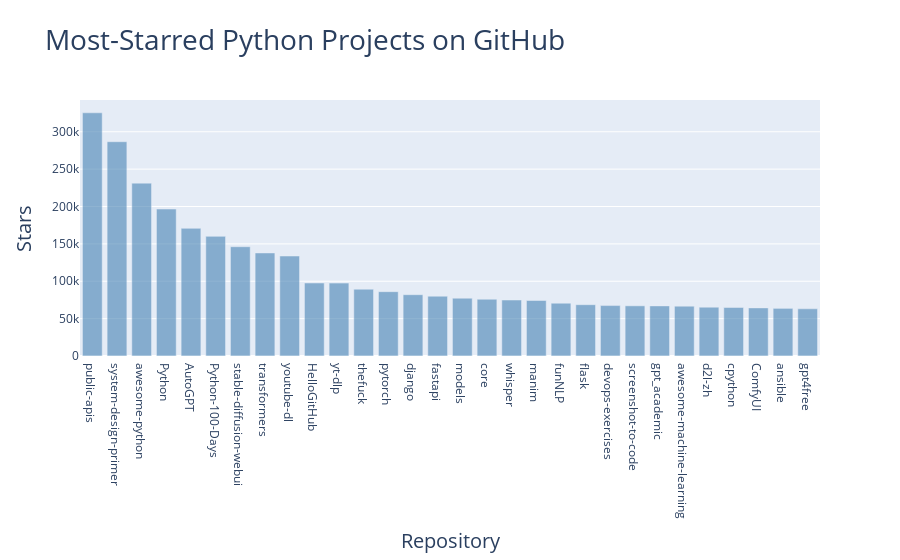

The notebook cell this image was saved under:
### Markdown cell above
## Customizing Marker Colors

In Plotly, traces represent individual collections of data points on a chart, and you can customize them using the `update_traces()` method. To modify the appearance of the bars, we change their color to a darker shade of blue using `'SteelBlue'`, a named CSS color. We also adjust the bars’ transparency by setting the `opacity` parameter to `0.6`. This makes the bars slightly see-through, enhancing the visual appeal and readability of overlapping elements. The `marker_` prefix allows fine-tuning of properties like color, opacity, and size for visual elements on the chart.

### Code cell
fig.update_layout(title_font_size=28, xaxis_title_font_size=20,
 yaxis_title_font_size=20)
fig.update_traces(marker_color='SteelBlue', marker_opacity=0.6)
fig.show()

### Figure 1 — Plotly figure (JSON) as saved in the notebook; plotly's stock layout.template omitted (floating-point values rounded to 4 significant figures)
{"data": [{"alignmentgroup": "True", "hovertemplate": "<b>%{hovertext}</b><br><br>Repository=%{x}<br>Stars=%{y}<extra></extra>", "hovertext": ["public-apis: A collective list of free APIs", "system-design-primer: Learn how to design large-scale systems. Prep for the system design interview.  Includes Anki flashcards.", "awesome-python: An opinionated list of awesome Python frameworks, libraries, software and resources.", "Python: All Algorithms implemented in Python", "AutoGPT: AutoGPT is the vision of accessible AI for everyone, to use and to build on. Our mission is to provide the tools, so that you can focus on what matters.", "Python-100-Days: Python - 100天从新手到大师", "stable-diffusion-webui: Stable Diffusion web UI", "transformers: 🤗 Transformers: State-of-the-art Machine Learning for Pytorch, TensorFlow, and JAX.", "youtube-dl: Command-line program to download videos from YouTube.com and other video sites", "HelloGitHub: :octocat: 分享 GitHub 上有趣、入门级的开源项目。Share interesting, entry-level open source projects on GitHub.", "yt-dlp: A feature-rich command-line audio/video downloader", "thefuck: Magnificent app which corrects your previous console command.", "pytorch: Tensors and Dynamic neural networks in Python with strong GPU acceleration", "django: The Web framework for perfectionists with deadlines.", "fastapi: FastAPI framework, high performance, easy to learn, fast to code, ready for production", "models: Models and examples built with TensorFlow", "core: :house_with_garden: Open source home automation that puts local control and privacy first.", "whisper: Robust Speech Recognition via Large-Scale Weak Supervision", "manim: Animation engine for explanatory math videos", "funNLP: 中英文敏感词、语言检测、中外手机/电话归属地/运营商查询、名字推断性别、手机号抽取、身份证抽取、邮箱抽取、中日文人名库、中文缩写库、拆字词典、词汇情感值、停用词、反动词表、暴恐词表、繁简体转换、英文模拟中文发音、汪峰歌词生成器、职业名称词库、同义词库、反义词库、否定词库、汽车品牌词库、汽车零件词库、连续英文切割、各种中文词向量、公司名字大全、古诗词库、IT词库、财经词库、成语词库、地名词库、历史名人词库、诗词词库、医学词库、饮食词库、法律词库、汽车词库、动物词库、中文聊天语料、中文谣言数据、百度中文问答数据集、句子相似度匹配算法集合、bert资源、文本生成&摘要相关工具、cocoNLP信息抽取工具、国内电话号码正则匹配、清华大学XLORE:中英文跨语言百科知识图谱、清华大学人工智能技术系列报告、自然语言生成、NLU太难了系列、自动对联数据及机器人、用户名黑名单列表、罪名法务名词及分类模型、微信公众号语料、cs224n深度学习自然语言处理课程、中文手写汉字识别、中文自然语言处理 语料/数据集、变量命名神器、分词语料库+代码、任务型对话英文数据集、ASR 语音数据集 + 基于深度学习的中文语音识别系统、笑声检测器、Microsoft多语言数字/单位/如日期时间识别包、中华新华字典数据库及api(包括常用歇后语、成语、词语和汉字)、文档图谱自动生成、SpaCy 中文模型、Common Voice语音识别数据集新版、神经网络关系抽取、基于bert的命名实体识别、关键词(Keyphrase)抽取包pke、基于医疗领域知识图谱的问答系统、基于依存句法与语义角色标注的事件三元组抽取、依存句法分析4万句高质量标注数据、cnocr：用来做中文OCR的Python3包、中文人物关系知识图谱项目、中文nlp竞赛项目及代码汇总、中文字符数据、speech-aligner: 从“人声语音”及其“语言文本”产生音素级别时间对齐标注的工具、AmpliGraph: 知识图谱表示学习(Python)库：知识图谱概念链接预测、Scattertext 文本可视化(python)、语言/知识表示工具：BERT & ERNIE、中文对比英文自然语言处理NLP的区别综述、Synonyms中文近义词工具包、HarvestText领域自适应文本挖掘工具（新词发现-情感分析-实体链接等）、word2word：(Python)方便易用的多语言词-词对集：62种语言/3,564个多语言对、语音识别语料生成工具：从具有音频/字幕的在线视频创建自动语音识别(ASR)语料库、构建医疗实体识别的模型（包含词典和语料标注）、单文档非监督的关键词抽取、Kashgari中使用gpt-2语言模型、开源的金融投资数据提取工具、文本自动摘要库TextTeaser: 仅支持英文、人民日报语料处理工具集、一些关于自然语言的基本模型、基于14W歌曲知识库的问答尝试--功能包括歌词接龙and已知歌词找歌曲以及歌曲歌手歌词三角关系的问答、基于Siamese bilstm模型的相似句子判定模型并提供训练数据集和测试数据集、用Transformer编解码模型实现的根据Hacker News文章标题自动生成评论、用BERT进行序列标记和文本分类的模板代码、LitBank：NLP数据集——支持自然语言处理和计算人文学科任务的100部带标记英文小说语料、百度开源的基准信息抽取系统、虚假新闻数据集、Facebook: LAMA语言模型分析，提供Transformer-XL/BERT/ELMo/GPT预训练语言模型的统一访问接口、CommonsenseQA：面向常识的英文QA挑战、中文知识图谱资料、数据及工具、各大公司内部里大牛分享的技术文档 PDF 或者 PPT、自然语言生成SQL语句（英文）、中文NLP数据增强（EDA）工具、英文NLP数据增强工具 、基于医药知识图谱的智能问答系统、京东商品知识图谱、基于mongodb存储的军事领域知识图谱问答项目、基于远监督的中文关系抽取、语音情感分析、中文ULMFiT-情感分析-文本分类-语料及模型、一个拍照做题程序、世界各国大规模人名库、一个利用有趣中文语料库 qingyun 训练出来的中文聊天机器人、中文聊天机器人seqGAN、省市区镇行政区划数据带拼音标注、教育行业新闻语料库包含自动文摘功能、开放了对话机器人-知识图谱-语义理解-自然语言处理工具及数据、中文知识图谱：基于百度百科中文页面-抽取三元组信息-构建中文知识图谱、masr: 中文语音识别-提供预训练模型-高识别率、Python音频数据增广库、中文全词覆盖BERT及两份阅读理解数据、ConvLab：开源多域端到端对话系统平台、中文自然语言处理数据集、基于最新版本rasa搭建的对话系统、基于TensorFlow和BERT的管道式实体及关系抽取、一个小型的证券知识图谱/知识库、复盘所有NLP比赛的TOP方案、OpenCLaP：多领域开源中文预训练语言模型仓库、UER：基于不同语料+编码器+目标任务的中文预训练模型仓库、中文自然语言处理向量合集、基于金融-司法领域(兼有闲聊性质)的聊天机器人、g2pC：基于上下文的汉语读音自动标记模块、Zincbase 知识图谱构建工具包、诗歌质量评价/细粒度情感诗歌语料库、快速转化「中文数字」和「阿拉伯数字」、百度知道问答语料库、基于知识图谱的问答系统、jieba_fast 加速版的jieba、正则表达式教程、中文阅读理解数据集、基于BERT等最新语言模型的抽取式摘要提取、Python利用深度学习进行文本摘要的综合指南、知识图谱深度学习相关资料整理、维基大规模平行文本语料、StanfordNLP 0.2.0：纯Python版自然语言处理包、NeuralNLP-NeuralClassifier：腾讯开源深度学习文本分类工具、端到端的封闭域对话系统、中文命名实体识别：NeuroNER vs. BertNER、新闻事件线索抽取、2019年百度的三元组抽取比赛：“科学空间队”源码、基于依存句法的开放域文本知识三元组抽取和知识库构建、中文的GPT2训练代码、ML-NLP - 机器学习(Machine Learning)NLP面试中常考到的知识点和代码实现、nlp4han:中文自然语言处理工具集(断句/分词/词性标注/组块/句法分析/语义分析/NER/N元语法/HMM/代词消解/情感分析/拼写检查、XLM：Facebook的跨语言预训练语言模型、用基于BERT的微调和特征提取方法来进行知识图谱百度百科人物词条属性抽取、中文自然语言处理相关的开放任务-数据集-当前最佳结果、CoupletAI - 基于CNN+Bi-LSTM+Attention 的自动对对联系统、抽象知识图谱、MiningZhiDaoQACorpus - 580万百度知道问答数据挖掘项目、brat rapid annotation tool: 序列标注工具、大规模中文知识图谱数据：1.4亿实体、数据增强在机器翻译及其他nlp任务中的应用及效果、allennlp阅读理解:支持多种数据和模型、PDF表格数据提取工具 、 Graphbrain：AI开源软件库和科研工具，目的是促进自动意义提取和文本理解以及知识的探索和推断、简历自动筛选系统、基于命名实体识别的简历自动摘要、中文语言理解测评基准，包括代表性的数据集&基准模型&语料库&排行榜、树洞 OCR 文字识别 、从包含表格的扫描图片中识别表格和文字、语声迁移、Python口语自然语言处理工具集(英文)、 similarity：相似度计算工具包，java编写、海量中文预训练ALBERT模型 、Transformers 2.0 、基于大规模音频数据集Audioset的音频增强 、Poplar：网页版自然语言标注工具、图片文字去除，可用于漫画翻译 、186种语言的数字叫法库、Amazon发布基于知识的人-人开放领域对话数据集 、中文文本纠错模块代码、繁简体转换 、 Python实现的多种文本可读性评价指标、类似于人名/地名/组织机构名的命名体识别数据集 、东南大学《知识图谱》研究生课程(资料)、. 英文拼写检查库 、 wwsearch是企业微信后台自研的全文检索引擎、CHAMELEON：深度学习新闻推荐系统元架构 、 8篇论文梳理BERT相关模型进展与反思、DocSearch：免费文档搜索引擎、 LIDA：轻量交互式对话标注工具 、aili - the fastest in-memory index in the East 东半球最快并发索引 、知识图谱车音工作项目、自然语言生成资源大全 、中日韩分词库mecab的Python接口库、中文文本摘要/关键词提取、汉字字符特征提取器 (featurizer)，提取汉字的特征（发音特征、字形特征）用做深度学习的特征、中文生成任务基准测评 、中文缩写数据集、中文任务基准测评 - 代表性的数据集-基准(预训练)模型-语料库-baseline-工具包-排行榜、PySS3：面向可解释AI的SS3文本分类器机器可视化工具 、中文NLP数据集列表、COPE - 格律诗编辑程序、doccano：基于网页的开源协同多语言文本标注工具 、PreNLP：自然语言预处理库、简单的简历解析器，用来从简历中提取关键信息、用于中文闲聊的GPT2模型：GPT2-chitchat、基于检索聊天机器人多轮响应选择相关资源列表(Leaderboards、Datasets、Papers)、(Colab)抽象文本摘要实现集锦(教程 、词语拼音数据、高效模糊搜索工具、NLP数据增广资源集、微软对话机器人框架 、 GitHub Typo Corpus：大规模GitHub多语言拼写错误/语法错误数据集、TextCluster：短文本聚类预处理模块 Short text cluster、面向语音识别的中文文本规范化、BLINK：最先进的实体链接库、BertPunc：基于BERT的最先进标点修复模型、Tokenizer：快速、可定制的文本词条化库、中文语言理解测评基准，包括代表性的数据集、基准(预训练)模型、语料库、排行榜、spaCy 医学文本挖掘与信息提取 、 NLP任务示例项目代码集、 python拼写检查库、chatbot-list - 行业内关于智能客服、聊天机器人的应用和架构、算法分享和介绍、语音质量评价指标(MOSNet, BSSEval, STOI, PESQ, SRMR)、 用138GB语料训练的法文RoBERTa预训练语言模型 、BERT-NER-Pytorch：三种不同模式的BERT中文NER实验、无道词典 - 有道词典的命令行版本，支持英汉互查和在线查询、2019年NLP亮点回顾、 Chinese medical dialogue data 中文医疗对话数据集 、最好的汉字数字(中文数字)-阿拉伯数字转换工具、 基于百科知识库的中文词语多词义/义项获取与特定句子词语语义消歧、awesome-nlp-sentiment-analysis - 情感分析、情绪原因识别、评价对象和评价词抽取、LineFlow：面向所有深度学习框架的NLP数据高效加载器、中文医学NLP公开资源整理 、MedQuAD：(英文)医学问答数据集、将自然语言数字串解析转换为整数和浮点数、Transfer Learning in Natural Language Processing (NLP) 、面向语音识别的中文/英文发音辞典、Tokenizers：注重性能与多功能性的最先进分词器、CLUENER 细粒度命名实体识别 Fine Grained Named Entity Recognition、 基于BERT的中文命名实体识别、中文谣言数据库、NLP数据集/基准任务大列表、nlp相关的一些论文及代码, 包括主题模型、词向量(Word Embedding)、命名实体识别(NER)、文本分类(Text Classificatin)、文本生成(Text Generation)、文本相似性(Text Similarity)计算等，涉及到各种与nlp相关的算法，基于keras和tensorflow 、Python文本挖掘/NLP实战示例、 Blackstone：面向非结构化法律文本的spaCy pipeline和NLP模型通过同义词替换实现文本“变脸” 、中文 预训练 ELECTREA 模型: 基于对抗学习 pretrain Chinese Model 、albert-chinese-ner - 用预训练语言模型ALBERT做中文NER 、基于GPT2的特定主题文本生成/文本增广、开源预训练语言模型合集、多语言句向量包、编码、标记和实现：一种可控高效的文本生成方法、 英文脏话大列表 、attnvis：GPT2、BERT等transformer语言模型注意力交互可视化、CoVoST：Facebook发布的多语种语音-文本翻译语料库，包括11种语言(法语、德语、荷兰语、俄语、西班牙语、意大利语、土耳其语、波斯语、瑞典语、蒙古语和中文)的语音、文字转录及英文译文、Jiagu自然语言处理工具 - 以BiLSTM等模型为基础，提供知识图谱关系抽取 中文分词 词性标注 命名实体识别 情感分析 新词发现 关键词 文本摘要 文本聚类等功能、用unet实现对文档表格的自动检测，表格重建、NLP事件提取文献资源列表 、 金融领域自然语言处理研究资源大列表、CLUEDatasetSearch - 中英文NLP数据集：搜索所有中文NLP数据集，附常用英文NLP数据集 、medical_NER - 中文医学知识图谱命名实体识别 、(哈佛)讲因果推理的免费书、知识图谱相关学习资料/数据集/工具资源大列表、Forte：灵活强大的自然语言处理pipeline工具集 、Python字符串相似性算法库、PyLaia：面向手写文档分析的深度学习工具包、TextFooler：针对文本分类/推理的对抗文本生成模块、Haystack：灵活、强大的可扩展问答(QA)框架、中文关键短语抽取工具", "flask: The Python micro framework for building web applications.", "devops-exercises: Linux, Jenkins, AWS, SRE, Prometheus, Docker, Python, Ansible, Git, Kubernetes, Terraform, OpenStack, SQL, NoSQL, Azure, GCP, DNS, Elastic, Network, Virtualization. DevOps Interview Questions", "screenshot-to-code: Drop in a screenshot and convert it to clean code (HTML/Tailwind/React/Vue)", "gpt_academic: 为GPT/GLM等LLM大语言模型提供实用化交互接口，特别优化论文阅读/润色/写作体验，模块化设计，支持自定义快捷按钮&函数插件，支持Python和C++等项目剖析&自译解功能，PDF/LaTex论文翻译&总结功能，支持并行问询多种LLM模型，支持chatglm3等本地模型。接入通义千问, deepseekcoder, 讯飞星火, 文心一言, llama2, rwkv, claude2, moss等。", "awesome-machine-learning: A curated list of awesome Machine Learning frameworks, libraries and software.", "d2l-zh: 《动手学深度学习》：面向中文读者、能运行、可讨论。中英文版被70多个国家的500多所大学用于教学。", "cpython: The Python programming language", "ComfyUI: The most powerful and modular diffusion model GUI, api and backend with a graph/nodes interface.", "ansible: Ansible is a radically simple IT automation platform that makes your applications and systems easier to deploy and maintain. Automate everything from code deployment to network configuration to cloud management, in a language that approaches plain English, using SSH, with no agents to install on remote systems. https://docs.ansible.com.", "gpt4free: The official gpt4free repository | various collection of powerful language models"], "legendgroup": "", "marker": {"color": "SteelBlue", "opacity": 0.6, "pattern": {"shape": ""}}, "name": "", "offsetgroup": "", "orientation": "v", "showlegend": false, "textposition": "auto", "type": "bar", "x": ["<a href='https://github.com/public-apis/public-apis'>public-apis</a>", "<a href='https://github.com/donnemartin/system-design-primer'>system-design-primer</a>", "<a href='https://github.com/vinta/awesome-python'>awesome-python</a>", "<a href='https://github.com/TheAlgorithms/Python'>Python</a>", "<a href='https://github.com/Significant-Gravitas/AutoGPT'>AutoGPT</a>", "<a href='https://github.com/jackfrued/Python-100-Days'>Python-100-Days</a>", "<a href='https://github.com/AUTOMATIC1111/stable-diffusion-webui'>stable-diffusion-webui</a>", "<a href='https://github.com/huggingface/transformers'>transformers</a>", "<a href='https://github.com/ytdl-org/youtube-dl'>youtube-dl</a>", "<a href='https://github.com/521xueweihan/HelloGitHub'>HelloGitHub</a>", "<a href='https://github.com/yt-dlp/yt-dlp'>yt-dlp</a>", "<a href='https://github.com/nvbn/thefuck'>thefuck</a>", "<a href='https://github.com/pytorch/pytorch'>pytorch</a>", "<a href='https://github.com/django/django'>django</a>", "<a href='https://github.com/fastapi/fastapi'>fastapi</a>", "<a href='https://github.com/tensorflow/models'>models</a>", "<a href='https://github.com/home-assistant/core'>core</a>", "<a href='https://github.com/openai/whisper'>whisper</a>", "<a href='https://github.com/3b1b/manim'>manim</a>", "<a href='https://github.com/fighting41love/funNLP'>funNLP</a>", "<a href='https://github.com/pallets/flask'>flask</a>", "<a href='https://github.com/bregman-arie/devops-exercises'>devops-exercises</a>", "<a href='https://github.com/abi/screenshot-to-code'>screenshot-to-code</a>", "<a href='https://github.com/binary-husky/gpt_academic'>gpt_academic</a>", "<a href='https://github.com/josephmisiti/awesome-machine-learning'>awesome-machine-learning</a>", "<a href='https://github.com/d2l-ai/d2l-zh'>d2l-zh</a>", "<a href='https://github.com/python/cpython'>cpython</a>", "<a href='https://github.com/comfyanonymous/ComfyUI'>ComfyUI</a>", "<a href='https://github.com/ansible/ansible'>ansible</a>", "<a href='https://github.com/xtekky/gpt4free'>gpt4free</a>"], "xaxis": "x", "y": [325379, 286668, 231289, 196625, 170754, 160075, 146213, 137872, 133763, 97658, 97512, 89380, 86080, 81994, 80025, 77313, 75973, 74893, 74248, 70650, 68615, 67463, 67103, 67033, 66700, 65258, 64843, 64362, 63720, 63155], "yaxis": "y"}], "layout": {"barmode": "relative", "legend": {"tracegroupgap": 0}, "title": {"font": {"size": 28}, "text": "Most-Starred Python Projects on GitHub"}, "xaxis": {"anchor": "y", "domain": [0, 1], "title": {"font": {"size": 20}, "text": "Repository"}}, "yaxis": {"anchor": "x", "domain": [0, 1], "title": {"font": {"size": 20}, "text": "Stars"}}}}
